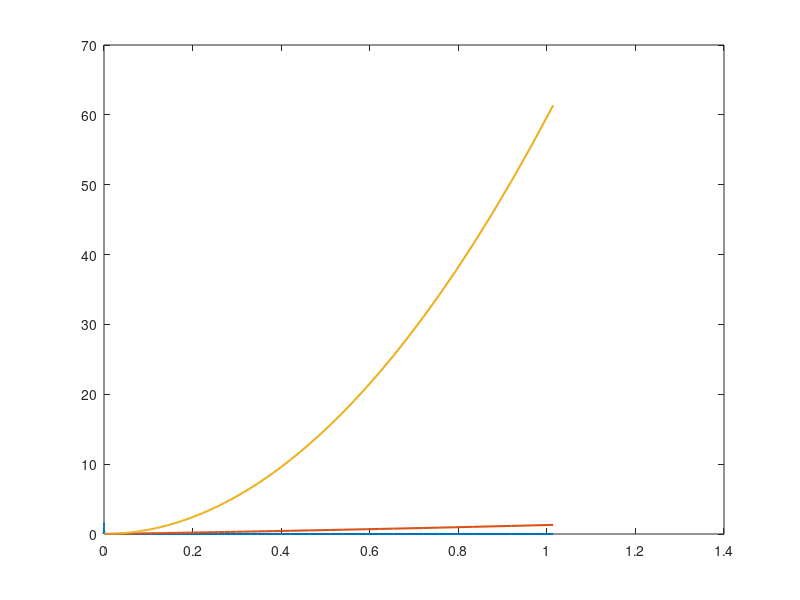

This figure's MATLAB source: (Note: this script raises an error after producing the figure.)
function finite_diff_example

h = 1e-14;
while h(end)<1
    h(end+1) = h(end)*1.05;
end
lw = 1.5;

x = 1e6;
dy = FDfwd(x,h);
plot(h,abs(dy-dfoo(x))/mean(dy),'linewidth',lw);
hold on

x = 1;
dy = FDfwd(x,h);
plot(h,abs(dy-dfoo(x))/mean(dy),'linewidth',lw);

x = 1e-3;
dy = FDfwd(x,h);
plot(h,abs(dy-dfoo(x))/mean(dy),'linewidth',lw);


legend('x=1e6','x=1','x=1e-3','location', 'se')
set(gca,'fontsize',20,'xscale','log','yscale','log')
xlim([h(1) h(end)])
ylim([0 10e1])
xlabel('h')
ylabel('err/gradient\_magnitude')

end

function dy = FDfwd(x,h)
dy = (foo(x+h)-foo(x))./h;
end

function y = foo(x)
y = x.^3;
end

function dy = dfoo(x)
dy=3*x.^2;
end